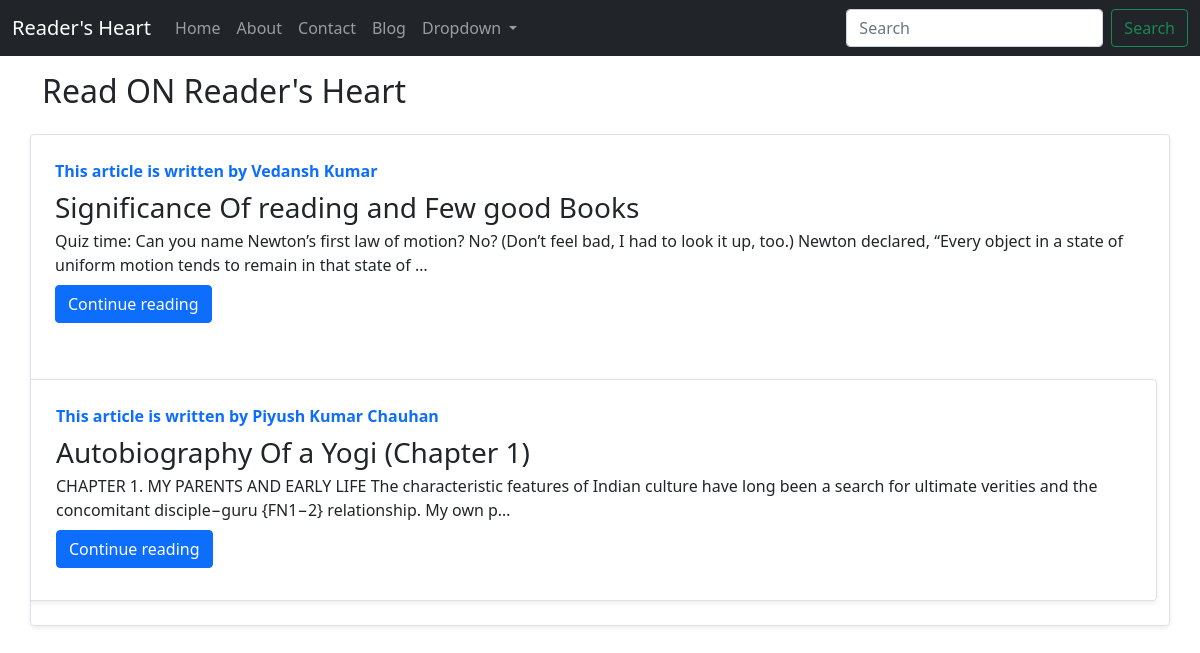
/main/, run on the app's committed database.
### main/models.py (models this page shows, shortened)
class Post(models.Model):
    sno = models.AutoField(primary_key=True)
    title= models.CharField(max_length=255)
    content= models.TextField()
    writer= models.CharField(max_length=100)
    slug=models.CharField(max_length=130)
    timeStamp = models.DateTimeField(blank=True)

### main/views.py (the view)
# urls.py: path('', views.main, name='main'),
def main(request):
    allPosts = Post.objects.all()
    context = {'allPosts' : allPosts}
    return render(request,'main/mainhome.html', context)

### templates/main/mainhome.html (shortened to what this page needs)
{% extends 'base.html' %}
{% block blogactive %} "active" {% endblock blogactive %}
{% block body %}
<div class="container my-3">
    <h2>Read ON Reader's Heart</h2>
    {% for post in allPosts %}
    <div class="row no-gutters border rounded overflow-hidden flex-md-row mb-4 shadow-sm h-md-250 my-4 position-relative">
        <div class="col p-4 d-flex flex-column position-static">
            <strong class="d-inline-block mb-2 text-primary">This article is written by {{post.writer}} </strong>
            <h3 class="mb-0">{{post.title}}</h3>
            <p class="card-text mb-auto">{{post.content | truncatechars:200}}</p>
            <div class="my-2">
            	<a href="/main/{{post.slug}}" role="button" class="btn btn-primary">Continue reading</a>
            </div>
        </div>
        {% endfor %}
    </div>
{% endblock body %}

### data on the page
Post: writer "Vedansh Kumar", title "Significance Of reading and Few good Books", content "Quiz time: Can you name Newton’s first law of motion? No? (Don’t feel bad, I had to look it up, too.) Newton declared, “Every object in a state of uniform motion tends to remain in that state of …"
Post: writer "Piyush Kumar Chauhan", title "Autobiography Of a Yogi (Chapter 1)", content "CHAPTER 1. MY PARENTS AND EARLY LIFE The characteristic features of Indian culture have long been a search for ultimate verities and the concomitant disciple−guru {FN1−2} relationship. My own p…"
